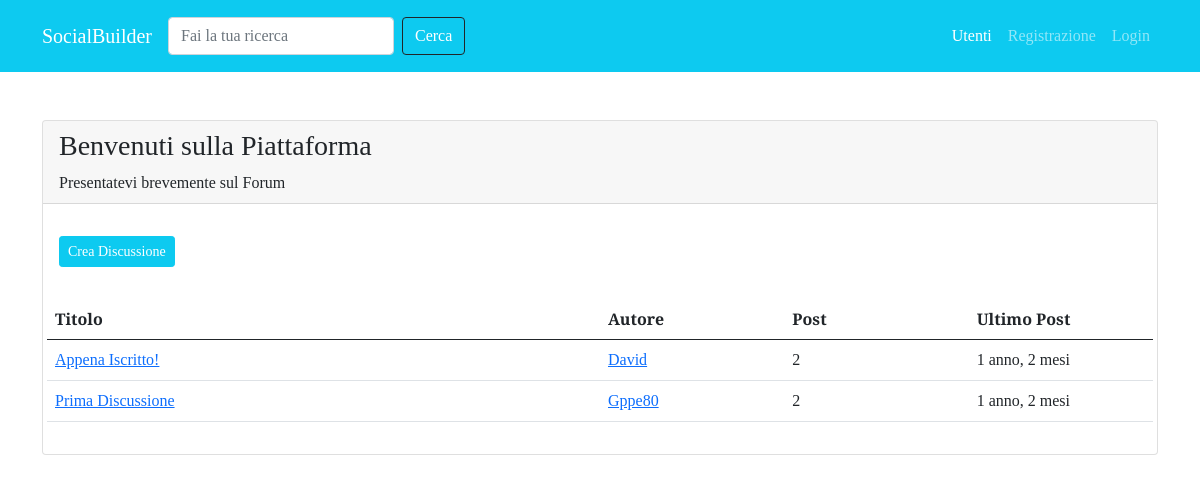
The page /forum/sezione/1 on the database its author committed.
### forum/models.py (models this page shows, shortened)
class Sezione(models.Model):
    nome_sezione = models.CharField(max_length=80)
    descrizione = models.CharField(max_length=150, blank=True, null= True)
    logo_sezione = models.ImageField(blank=True, null=True)
    class Meta:
        verbose_name = "Sezione"
        verbose_name_plural = "Sezioni"

class Discussione(models.Model):
    titolo = models.CharField(max_length=120)
    data_creazione = models.DateTimeField(auto_now_add=True)
    autore_discussione = models.ForeignKey(User, on_delete=models.CASCADE, related_name="discussioni")
    sezione_appartenenza = models.ForeignKey(Sezione, on_delete=models.CASCADE)
    def get_absolute_url(self):
        return reverse("discussione", kwargs={"pk": self.pk})
    class Meta:
        verbose_name = "Discussione"
        verbose_name_plural = "Discussioni"

class Post(models.Model):
    autore_post = models.ForeignKey(User, on_delete=models.CASCADE, related_name="post")
    contenuto = models.TextField()
    data_creazione = models.DateTimeField(auto_now_add=True)
    discussione = models.ForeignKey(Discussione, on_delete=models.CASCADE)
    class Meta:
        verbose_name = "Post"
        verbose_name_plural = "Posts"

### forum/views.py (the view)
# urls.py: path('sezione/<int:pk>', views.visualizza_sezione, name='sezione'),
def visualizza_sezione(request, pk):
    sezione = get_object_or_404(Sezione, pk=pk)
    discussione_sezione = Discussione.objects.filter(
        sezione_appartenenza=sezione
    ).order_by("-data_creazione")
    context = {"sezione": sezione, "discussioni" : discussione_sezione }
    return render(request, 'forum/singola_sezione.html', context)

### forum/templates/forum/singola_sezione.html (shortened to what this page needs)
{% extends 'base.html' %}
{% block content %}
    <div class="card">
        <div class="card-header">
            <h3>{{ sezione.nome_sezione }}</h3>
            <p class="card-text"> {{sezione.descrizione}} </p>
        </div>
        <div class="card-body">
            <a class ="btn btn-sm btn-info text-white my-3" href="{% url 'crea_discussione' pk=sezione.pk %}">Crea Discussione</a>
            <table class="table mt-3">
                <thead>
                    <tr class="row">
                        <th class="col-lg-6 col-4">Titolo</th>
                        <th class="col-lg-2 col-3">Autore</th>
                        <th class="col-lg-2 col-2">Post</th>
                        <th class="col-lg-2 col-2">Ultimo Post</th>
                    </tr>
                </thead>
                <tbody>
                    <tr class="row">
                        {% for discussione in discussioni %}
                            <td class="col-lg-6 col-4">
                                <a href="{{ discussione.get_absolute_url }}">{{ discussione.titolo }}</a>
                            </td>
                            <td class="col-lg-2 col-3">
                                <a href="{% url 'user_profile' username=discussione.autore_discussione.username %}">{{ discussione.autore_discussione }}</a>
                            </td>
                            <td class="col-lg-2 col-2">{{ discussione.post_set.count }}</td>
                            <td class="col-lg-2 col-3">{{ discussione.post_set.last.data_creazione |timesince }}</td>
                        {% endfor %}
                    </tr>
                </tbody>
            </table>
        </div>
    </div>
{% endblock content %}

### templates/base.html (shortened to what this page needs)
{% load static %}
<!doctype html>
<html lang="it">
  <head>
    <link href="https://cdn.jsdelivr.net/npm/bootstrap@5.0.2/dist/css/bootstrap.min.css" rel="stylesheet">
    <link rel="stylesheet" href="{% static 'css/style.css' %}">
  </head>
  <body>
    <nav class="navbar navbar-expand-lg navbar-dark bg-info p-3 mb-5">
      <div class="container">
        <a class="navbar-brand" href="{% url 'homepage' %}">SocialBuilder</a>
        <div class="collapse navbar-collapse" id="navbarSupportedContent">
            <form class="d-flex">
              <input class="form-control me-2" type="search" placeholder="Fai la tua ricerca" aria-label="Search">
              <button class="btn btn-outline-dark text-white" type="submit">Cerca</button>
            </form>
          <ul class="navbar-nav ms-auto mb-2 mb-lg-0">
            <li class="nav-item">
              <a class="nav-link active" aria-current="page" href="{% url 'user_list' %}">Utenti</a>
            </li>
            {% if request.user.is_authenticated %}
            <li class="nav-item dropdown">
              <a class="nav-link dropdown-toggle" href="#" id="navbarDropdown" role="button" data-bs-toggle="dropdown" aria-expanded="false">
                {{ request.user.username }}
              </a>
              <ul class="dropdown-menu" aria-labelledby="navbarDropdown">
                <li><a class="dropdown-item" href="{% url 'user_profile' username=request.user.username %}">Profilo</a></li>
                <li><a class="dropdown-item" href="{% url 'password_change' %}">Cambia Password</a></li>
                <li><hr class="dropdown-divider"></li>
                <li><a class="dropdown-item" href="{% url 'logout' %}">Esci</a></li>
              </ul>
            </li>
            {% else %}
              <li class="nav-item">
                <a class="nav-link" href="{% url 'registrazione' %}">Registrazione</a>
              </li>
              <li class="nav-item">
                <a class="nav-link" href="{% url 'login' %}">Login</a>
              </li>
            {% endif %}
          </ul>
        </div>
      </div>
    </nav>
    <div class="container">
        {% block content %}
        {% endblock content %}
    </div>
    </body>
</html>

### static-storage/css/style.css (style rules this page uses)
body { font-family: 'Slabo 27px', serif; }

### rows shown on the page
Sezione: nome_sezione "Benvenuti sulla Piattaforma", descrizione "Presentatevi brevemente sul Forum"
Discussione: titolo "Appena Iscritto!", autore_discussione "David", post_set.count "2", post_set.last.data_creazione "1 anno, 2 mesi"
Discussione: titolo "Prima Discussione", autore_discussione "Gppe80", post_set.count "2", post_set.last.data_creazione "1 anno, 2 mesi"
